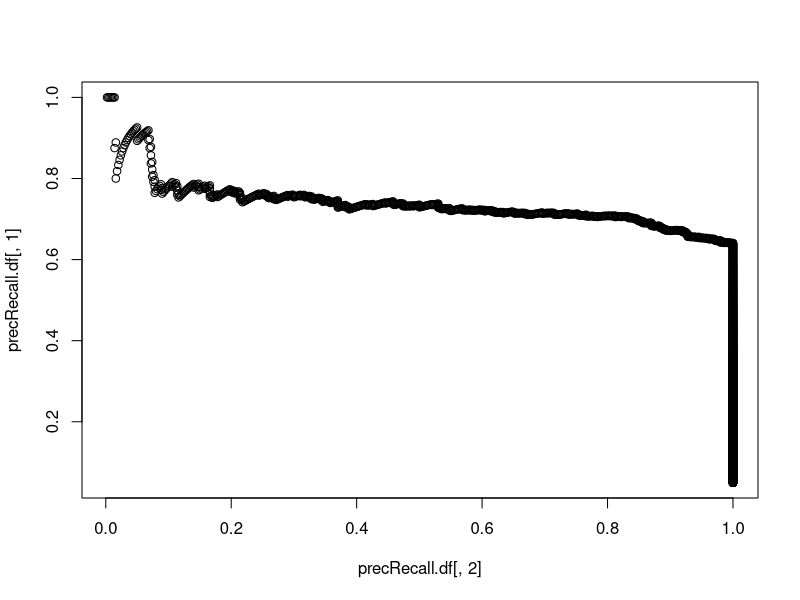

The R source for this figure:
library(future.apply) # install.packages("future.apply")
library(dplyr)
library(tidyr)
library(purrr)
library(ggplot2)
library(rlang)
# Get ps from H1 small mols. These are rchisq but then need to scrunch closer to y-axis
rm(list=ls())
N=1e4
propH1=0.05
nH1=round(propH1*N)

tmp=rexp(2*nH1)
psH1=tmp/(2* max(tmp))
psH1=psH1[order(psH1)]

psH1=psH1[1:nH1]^1.2
# summary(psH1)
# hist(psH1)
nH0=N-nH1
psH0=runif(nH0)
ps.df=data.frame(ps=c(psH1, psH0), 
  H1.ind=c(rep(1, nH1), rep(0, nH0)))
ps.df=ps.df[order(ps.df$ps),]
# ps.df[1:20,]
# print(summary(which(as.logical(ps.df$H1.ind))))
# boxplot(ps.df$ps~ps.df$H1.ind)

# Get prec and recall 
precRecall.df=t(future_sapply(1:nrow(ps.df), function(x){
  tp=sum(ps.df$H1.ind[1:x])
  fp=sum(1-ps.df$H1.ind[1:x])
  fn=sum(ps.df$H1.ind[min((1+x), N):N])
  prec <- tp/(tp+fp)
  recall= tp/(tp+fn)
  return(c(prec, recall))
}))
dim(precRecall.df)
plot(precRecall.df[, 2], precRecall.df[, 1])
ps.df=data.frame(ps.df, precRecall.df)
colnames(ps.df)=c("pVal", "H1.ind", "precision", "recall")
dim(ps.df)
ps.df[1:5,]
precVsRecall.plot=ggplot(ps.df, aes(x = recall, y = precision)) +
  geom_path(linewidth = 1) +
  geom_point(size = 0.8, alpha = 0.4) +
  coord_equal(xlim = c(0, 1), ylim = c(0, 1), expand = FALSE) +
  labs(
    title = "Screen Simulation Summary: Precision vs Recall",
    # subtitle = if (!is.null(auc_est)) sprintf("Trapezoidal PR-AUC ≈ %.3f", auc_est) else NULL,
    x = "Recall (TP / (TP + FN))",
    y = "Precision (TP / (TP + FP))"
  ) +
  theme_minimal(base_size = 12)

